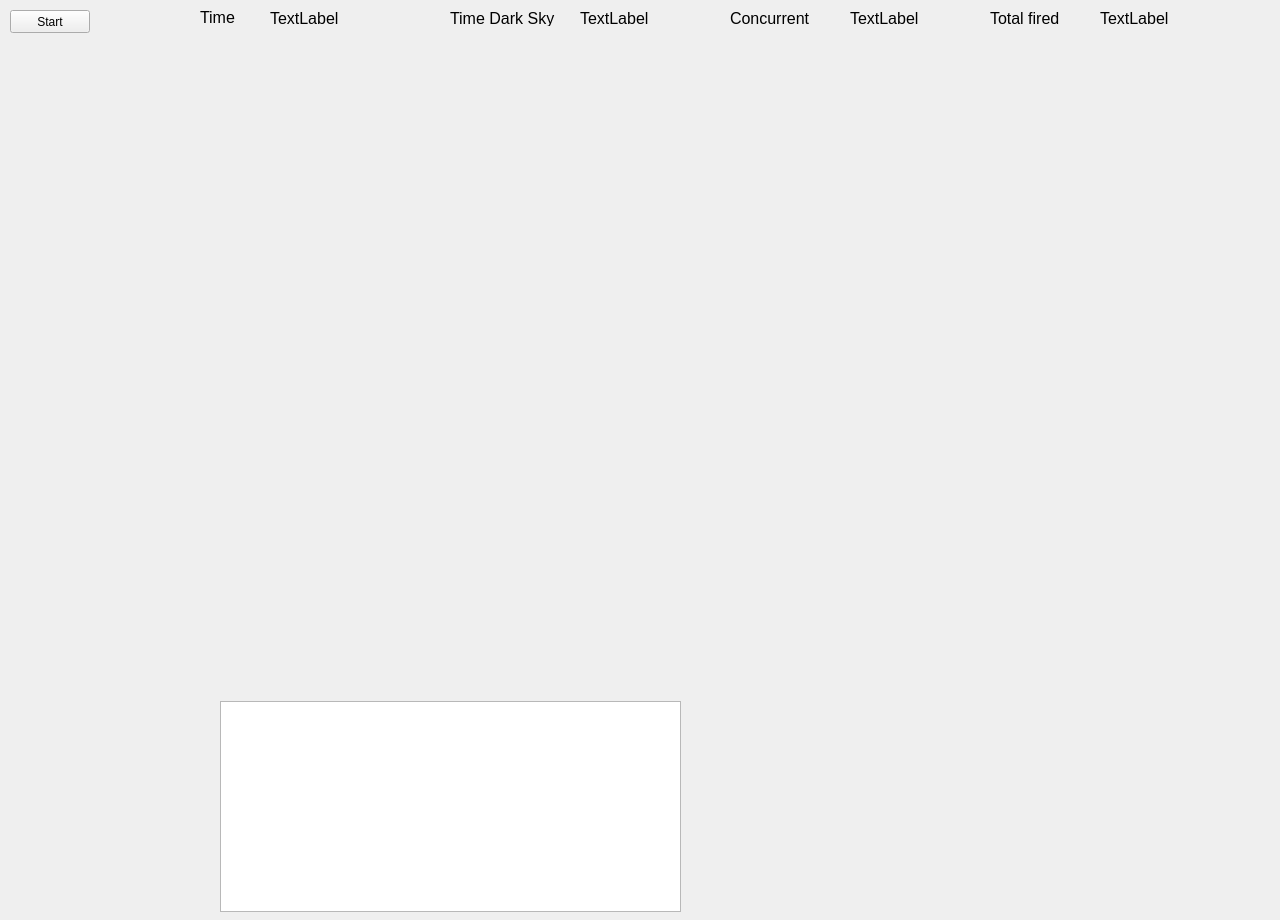
<?xml version="1.0" encoding="UTF-8"?>
<ui version="4.0">
 <class>MainWindow</class>
 <widget class="QMainWindow" name="MainWindow">
  <property name="geometry">
   <rect>
    <x>0</x>
    <y>0</y>
    <width>1280</width>
    <height>920</height>
   </rect>
  </property>
  <property name="windowTitle">
   <string>MainWindow</string>
  </property>
  <widget class="QWidget" name="centralWidget">
   <widget class="QLabel" name="label">
    <property name="geometry">
     <rect>
      <x>200</x>
      <y>10</y>
      <width>59</width>
      <height>15</height>
     </rect>
    </property>
    <property name="font">
     <font>
      <pointsize>12</pointsize>
     </font>
    </property>
    <property name="text">
     <string>Time</string>
    </property>
   </widget>
   <widget class="QPushButton" name="pushButtonStart">
    <property name="geometry">
     <rect>
      <x>10</x>
      <y>10</y>
      <width>80</width>
      <height>23</height>
     </rect>
    </property>
    <property name="text">
     <string>Start</string>
    </property>
   </widget>
   <widget class="QLabel" name="labelTime">
    <property name="geometry">
     <rect>
      <x>270</x>
      <y>10</y>
      <width>181</width>
      <height>16</height>
     </rect>
    </property>
    <property name="font">
     <font>
      <pointsize>12</pointsize>
     </font>
    </property>
    <property name="text">
     <string>TextLabel</string>
    </property>
   </widget>
   <widget class="QLabel" name="label_2">
    <property name="geometry">
     <rect>
      <x>450</x>
      <y>10</y>
      <width>131</width>
      <height>16</height>
     </rect>
    </property>
    <property name="font">
     <font>
      <pointsize>12</pointsize>
     </font>
    </property>
    <property name="text">
     <string>Time Dark Sky</string>
    </property>
   </widget>
   <widget class="QLabel" name="labelDarkSky">
    <property name="geometry">
     <rect>
      <x>580</x>
      <y>10</y>
      <width>201</width>
      <height>16</height>
     </rect>
    </property>
    <property name="font">
     <font>
      <pointsize>12</pointsize>
     </font>
    </property>
    <property name="text">
     <string>TextLabel</string>
    </property>
   </widget>
   <widget class="QLabel" name="label_3">
    <property name="geometry">
     <rect>
      <x>730</x>
      <y>10</y>
      <width>111</width>
      <height>16</height>
     </rect>
    </property>
    <property name="font">
     <font>
      <pointsize>12</pointsize>
     </font>
    </property>
    <property name="text">
     <string>Concurrent</string>
    </property>
   </widget>
   <widget class="QLabel" name="labelConcurrent">
    <property name="geometry">
     <rect>
      <x>850</x>
      <y>10</y>
      <width>101</width>
      <height>16</height>
     </rect>
    </property>
    <property name="font">
     <font>
      <pointsize>12</pointsize>
     </font>
    </property>
    <property name="text">
     <string>TextLabel</string>
    </property>
   </widget>
   <widget class="QListView" name="listViewFiring">
    <property name="geometry">
     <rect>
      <x>220</x>
      <y>701</y>
      <width>461</width>
      <height>211</height>
     </rect>
    </property>
    <property name="font">
     <font>
      <family>Courier 10 Pitch</family>
      <pointsize>12</pointsize>
      <weight>75</weight>
      <bold>true</bold>
     </font>
    </property>
   </widget>
   <widget class="QLabel" name="label_4">
    <property name="geometry">
     <rect>
      <x>990</x>
      <y>10</y>
      <width>91</width>
      <height>16</height>
     </rect>
    </property>
    <property name="font">
     <font>
      <pointsize>12</pointsize>
     </font>
    </property>
    <property name="text">
     <string>Total fired</string>
    </property>
   </widget>
   <widget class="QLabel" name="labelTotalFired">
    <property name="geometry">
     <rect>
      <x>1100</x>
      <y>10</y>
      <width>101</width>
      <height>16</height>
     </rect>
    </property>
    <property name="font">
     <font>
      <pointsize>12</pointsize>
     </font>
    </property>
    <property name="text">
     <string>TextLabel</string>
    </property>
   </widget>
  </widget>
 </widget>
 <layoutdefault spacing="6" margin="11"/>
 <resources/>
 <connections/>
</ui>
